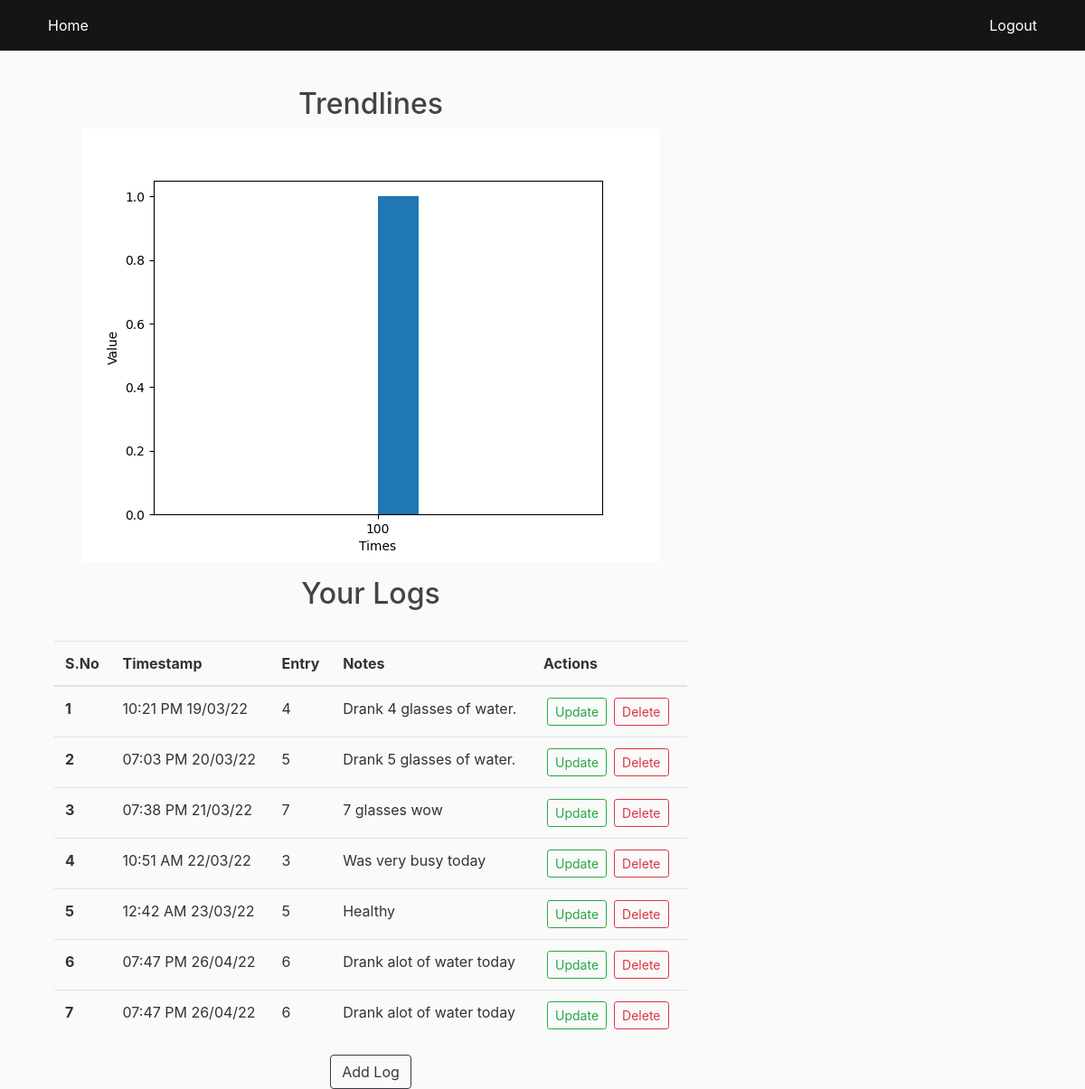
The page /showlogs/6 (signed in) on the database its author committed.
### app.py (models this page shows)
class Log(db.Model):
    logno = db.Column(db.Integer, primary_key=True)
    tracker_id = db.Column(db.Integer, db.ForeignKey("tracker.sno"))
    value = db.Column(db.String(50))
    timestamp= db.Column(db.DateTime, default=datetime.utcnow)
    note=db.Column(db.String(200))

### app.py (the view)
@app.route("/showlogs/<sno>", methods=['GET','POST'])
@login_required
def show_logs(sno):
    if request.method=='GET':
        logs = Log.query.filter_by(tracker_id=sno).all()
        col=[]
        col2=[]
        for log in logs:
            time=log.timestamp
            time=time.strftime("%d/%m/%y")
            col.append(time)
            col2.append(log.value)
        y = col2
        plt.hist(y)
        plt.xlabel("Times")  # add X-axis label
        plt.ylabel("Value")  # add Y-axis label
        plt.savefig("static/graph.png")
        plt.switch_backend('agg')
        return render_template("showlogs.html", sno=sno, logs=logs)

### app.py (called while the page is built)
@login_manager.user_loader
def load_user(user_id):
    return User.query.get(int(user_id))

### templates/showlogs.html (shortened to what this page needs)
{% extends 'base.html' %}
{% block body %}
<div class="container my-3">
    <h2 class="text-center">Trendlines</h2>
    <img src="/static/graph.png" class="rounded mx-auto d-block" alt="Trendline Graph">
    </div>
<div class="container my-3">
    <h2 class="text-center">Your Logs</h2>
    <br>
    <table class="table">
        <thead>
            <tr>
                <th scope="col">S.No</th>
                <th scope="col">Timestamp</th>
                <th scope="col">Entry</th>
                <th scope="col">Notes</th>
                <th scope="col">Actions</th>
            </tr>
        </thead>
        <tbody>
            {% for log in logs %}
            <tr>
                <th scope="row">{{loop.index}}</th>
                <td>{{log.timestamp.strftime("%I:%M %p %d/%m/%y")}}</td>
                <td>{{log.value}}</td>
                <td>{{log.note}}</td>
                <td>
                    <a href="/updatelog/{{log.logno}}" type="button"
                        class="btn btn-outline-success btn-sm mx-1">Update</button>
                    <a href="/deletelog/{{log.logno}}" type="button"
                        class="btn btn-outline-danger btn-sm mx-1">Delete</button>
                </td>
            </tr>
            {% endfor %}
        </tbody>
    </table>
</div>
<div class="text-center"> <a class="btn btn-outline-dark" href="/addlog/{{sno}}" role="button">Add Log</a> </div>
    {% endblock body %}

### static/main.css (style rules this page uses)
body { background: #fafafa; color: #333333; margin-top: 5rem; }
h1, h2, h3, h4, h5, h6 { color: #444444; }

### rows shown on the page
Log: timestamp "10:21 PM 19/03/22", value "4", note "Drank 4 glasses of water."
Log: timestamp "07:03 PM 20/03/22", value "5", note "Drank 5 glasses of water."
Log: timestamp "07:38 PM 21/03/22", value "7", note "7 glasses wow"
Log: timestamp "10:51 AM 22/03/22", value "3", note "Was very busy today"
Log: timestamp "12:42 AM 23/03/22", value "5", note "Healthy"
Log: timestamp "07:47 PM 26/04/22", value "6", note "Drank alot of water today"
Log: timestamp "07:47 PM 26/04/22", value "6", note "Drank alot of water today"
